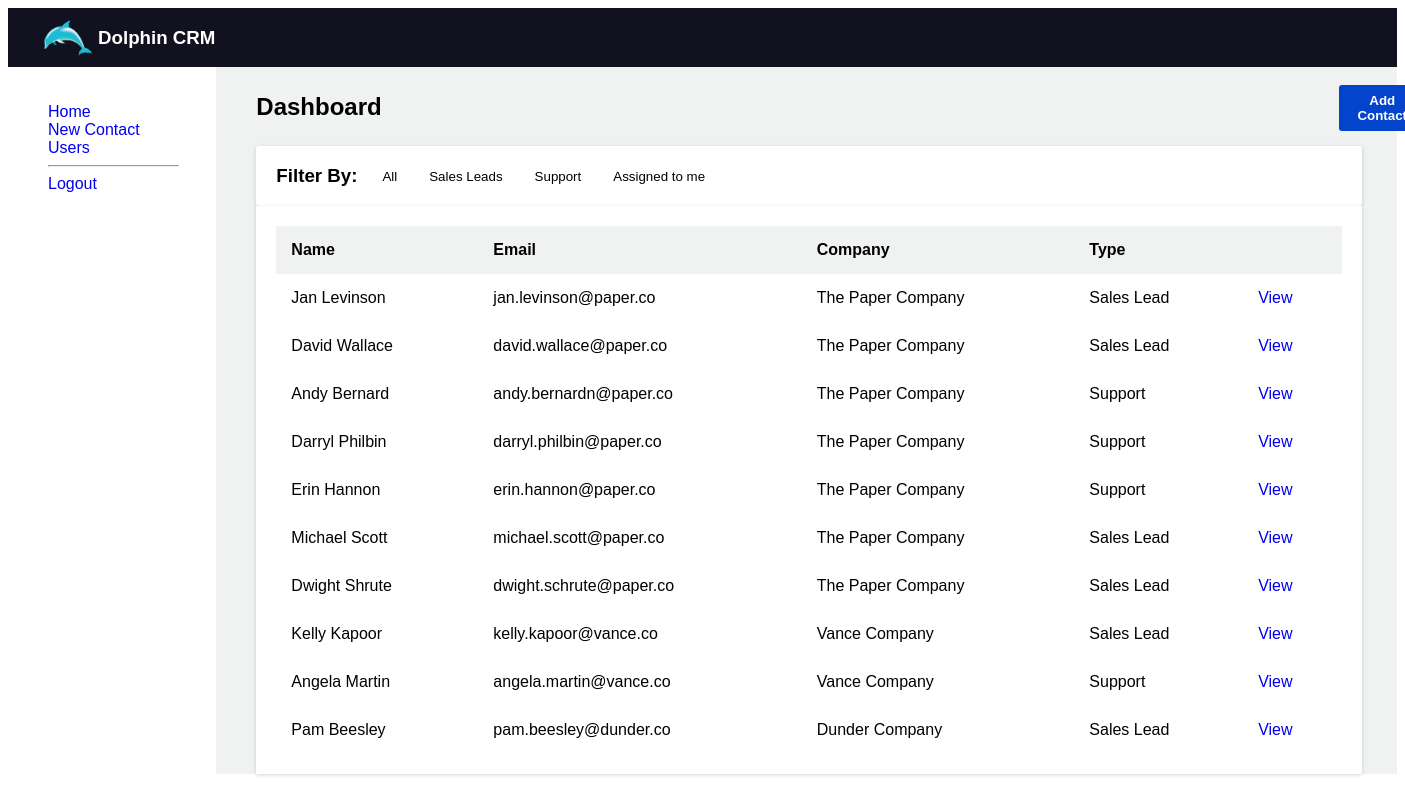
The app's page /home.php with its own data.
### tables this page shows
CREATE TABLE contacts (
    `id` int(11) NOT NULL auto_increment PRIMARY KEY,
    `title` varchar(255) NOT NULL,
    `firstname` varchar(255) NOT NULL,
    `lastname` varchar(255) NOT NULL,
    `email` varchar(255) NOT NULL,
    `telephone` varchar(255) NOT NULL,
    `company` varchar(255) NOT NULL,
    `type` varchar(255) NOT NULL,
    `assigned_to` int(11) NOT NULL,
    `created_by` int(11) NOT NULL,
    `created_at` datetime NOT NULL,
    `updated_at` datetime NOT NULL
);

### home.php (the view, shortened to what this page needs)
<?php
$host = "localhost";
$username = "root";
$password = "";
$dbname = "schema";
$conn = new PDO("mysql:host=$host;dbname=$dbname;charset=utf8mb4", $username, $password);
$stmt = $conn->query("SELECT * FROM contacts");
$results = $stmt->fetchAll(PDO::FETCH_ASSOC);
?>
<!DOCTYPE html>
<html lang="en">
<head>
    <link href="styles.css" type="text/css" rel="stylesheet" />
</head>
<body>
    <div class="container">
    <header>
        <img src="dolphin.png" alt="picture of dolphin"/>
        <h3>Dolphin CRM</h1>
    </header>
    <div class="menu">
        <ul>
            <li><a href="home.php">Home</a></li>
            <li><a href="new_contact.html">New Contact</a></li>
            <li><a href="users.php">Users</a></li>
            <hr>
            <li><a href="logout.php">Logout</a></li>
        </ul>
    </div>
    <main>
    <div class="dash-div">
        <h2 class="dash-heading">Dashboard</h2>
        <a href="new_contact.html"><button id="add-contact">Add Contact</button></a>
    </div>
    <div class="filter-btn">
        <h3>Filter By:</h3>
        <button id="fltrAll">All</button>
        <button id="fltrSL">Sales Leads</button>
        <button id="fltrSupport">Support</button>
        <button id="fltrAssigned">Assigned to me</button>
    </div>
    <div class="home-list">
        <?php
            echo "<table>";
            echo "<thead>";
                echo "<tr>";
                echo "<th>Name</th>";
                echo "<th>Email</th>";
                echo "<th>Company</th>";
                echo "<th>Type</th>";
                echo "<th></th>";
                echo "</tr>";
            echo "</thead>";
            echo"<tbody>";
            foreach ($results as $row) {
                echo "<tr>";
                echo "<td> {$row['firstname']}" . " " . "{$row['lastname']} </td>";
                echo "<td> {$row['email']} </td>";
                echo "<td> {$row['company']} </td>";
                echo "<td> {$row['type']} </td>";
                echo "<td><a href='contacts.html'>View</a></td>";
                echo "</tr>";
            }
            echo "</tbody>";
            echo "</table>"; ?>
    </div>
    </main>
    </div>
</body>
</html>

### styles.css (style rules this page uses)
body { font-family: 'Lucida Sans', 'Lucida Sans Regular', 'Lucida Grande', 'Lucida Sans Unicode', Geneva, Verdana, sans-serif; }
.container { display: grid; grid-template-columns: 15% 85%; }
main { grid-column: 2; height: max-content; background-color: #f0f2f2; padding-left: 40px; }
header { background-color: #12111f; display: flex; align-items: center; grid-column: span 2; }
img { height: 40px; width: 60px; margin-left: 30px; }
header h3 { color: white; }
ul { list-style: none; }
a:link { text-decoration: none; }
.menu { grid-column: 1; margin-right: 25px; margin-top: 20px; }
hr { width: 90%; margin-left: 0; }
.dash-heading { height: 30px; width: 150px; margin-bottom: 0; margin-right: 950px; margin-top: 0; }
#add-contact { background-color: #0443cc; border: none; border-radius: 3px; padding: 8px 10px; cursor: pointer; font-weight: bold; color: white; }
.dash-div { display: inline-flex; align-items: center; margin-top: 18px; margin-bottom: 15px; }
.filter-btn { display: flex; justify-content: start; align-items: center; flex-wrap: wrap; border-radius: 3px; box-shadow: rgba(0, 0, 0, 0.16) 0px 1px 4px; margin-right: 35px; background-color: white; }
.filter-btn h3 { margin-left: 20px; }
.filter-btn button { background: none; border: none; margin-left: 18px; transition: 0.15s; }
.home-list { background-color: white; padding: 20px; box-shadow: rgba(0, 0, 0, 0.16) 0px 1px 4px; margin-right: 35px; }
.home-list table thead { background-color: #f0f2f2; }
.home-list table td, .home-list table th { padding: 15px; }
.home-list table { border-collapse: collapse; width: 100%; text-align: left; }
input, button { border-radius: 4px; padding: 7px; }

### records on screen
contacts: firstname "Jan", lastname "Levinson", email "jan.levinson@paper.co", company "The Paper Company", type "Sales Lead"
contacts: firstname "David", lastname "Wallace", email "david.wallace@paper.co", company "The Paper Company", type "Sales Lead"
contacts: firstname "Andy", lastname "Bernard", email "andy.bernardn@paper.co", company "The Paper Company", type "Support"
contacts: firstname "Darryl", lastname "Philbin", email "darryl.philbin@paper.co", company "The Paper Company", type "Support"
contacts: firstname "Erin", lastname "Hannon", email "erin.hannon@paper.co", company "The Paper Company", type "Support"
contacts: firstname "Michael", lastname "Scott", email "michael.scott@paper.co", company "The Paper Company", type "Sales Lead"
contacts: firstname "Dwight", lastname "Shrute", email "dwight.schrute@paper.co", company "The Paper Company", type "Sales Lead"
contacts: firstname "Kelly", lastname "Kapoor", email "kelly.kapoor@vance.co", company "Vance Company", type "Sales Lead"
contacts: firstname "Angela", lastname "Martin", email "angela.martin@vance.co", company "Vance Company", type "Support"
contacts: firstname "Pam", lastname "Beesley", email "pam.beesley@dunder.co", company "Dunder Company", type "Sales Lead"
